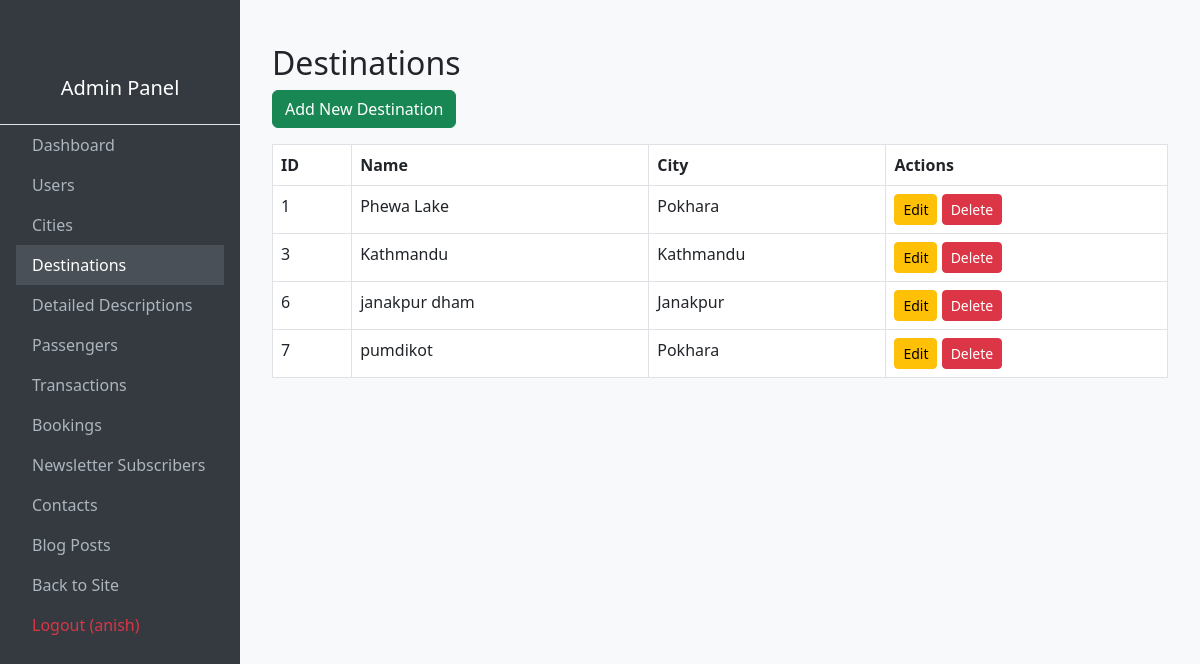
Page /admin-panel/destinations/ (signed in) on the committed database.
### yatra/models.py (models this page shows, shortened)
class Destination(models.Model):
    city = models.ForeignKey(City, on_delete=models.CASCADE, related_name="destinations")
    name = models.CharField(max_length=50)
    img1 = models.ImageField(upload_to='pics')
    img2 = models.ImageField(upload_to='pics')

class City(models.Model):
    name = models.CharField(max_length=50, unique=True)
    image = models.ImageField(upload_to='city_images/')
    description = models.TextField(blank=True)
    country = models.CharField(max_length=50, blank=True)
    slug = models.SlugField(unique=True, blank=True)

### adminpanel/views.py (the view)
# urls.py: path('destinations/', views.destination_list, name='admin_destination_list'),
@staff_member_required
def destination_list(request):
    destinations = Destination.objects.all()
    return render(request, 'adminpanel/destination_list.html', {'destinations': destinations})

### Templates/adminpanel/destination_list.html
{% extends "base.html" %}
{% block content %}
<div class="container mt-4">
    <h2>Destinations</h2>
    <a href="{% url 'admin_destination_create' %}" class="btn btn-success mb-3">Add New Destination</a>
    <table class="table table-bordered table-hover">
        <thead>
            <tr><th>ID</th><th>Name</th><th>City</th><th>Actions</th></tr>
        </thead>
        <tbody>
            {% for destination in destinations %}
            <tr>
                <td>{{ destination.id }}</td>
                <td>{{ destination.name }}</td>
                <td>{{ destination.city.name }}</td>
                <td>
                    <a href="{% url 'admin_destination_edit' destination.id %}" class="btn btn-warning btn-sm">Edit</a>
                    <a href="{% url 'admin_destination_delete' destination.id %}" class="btn btn-danger btn-sm">Delete</a>
                </td>
            </tr>
            {% empty %}
            <tr><td colspan="4">No destinations found.</td></tr>
            {% endfor %}
        </tbody>
    </table>
</div>
{% endblock %}

### Templates/base.html (shortened to what this page needs)
<!DOCTYPE html>
<html lang="en">
<head>
    <link href="https://cdn.jsdelivr.net/npm/bootstrap@5.3.0/dist/css/bootstrap.min.css" rel="stylesheet">
</head>
<body>
<div class="sidebar d-flex flex-column position-fixed">
    <div class="text-center py-3 border-bottom">
        <h5>Admin Panel</h5>
    </div>
    <nav class="nav flex-column px-3">
        <a class="nav-link {% if request.path == '/' or request.path == '/admin-panel/' %}active{% endif %}" href="{% url 'admin_dashboard' %}">Dashboard</a>
        <a class="nav-link {% if 'user' in request.path %}active{% endif %}" href="{% url 'admin_user_list' %}">Users</a>
        <a class="nav-link {% if 'city' in request.path %}active{% endif %}" href="{% url 'admin_city_list' %}">Cities</a>
        <a class="nav-link {% if 'destination' in request.path %}active{% endif %}" href="{% url 'admin_destination_list' %}">Destinations</a>
        <a class="nav-link {% if 'detail' in request.path %}active{% endif %}" href="{% url 'admin_detail_list' %}">Detailed Descriptions</a>
        <a class="nav-link {% if 'passenger' in request.path %}active{% endif %}" href="{% url 'admin_passenger_list' %}">Passengers</a>
        <a class="nav-link {% if 'transaction' in request.path %}active{% endif %}" href="{% url 'admin_transaction_list' %}">Transactions</a>
        <a class="nav-link {% if 'booking' in request.path %}active{% endif %}" href="{% url 'admin_booking_list' %}">Bookings</a>
        <a class="nav-link {% if 'newsletter' in request.path %}active{% endif %}" href="{% url 'admin_newsletter_list' %}">Newsletter Subscribers</a>
        <a class="nav-link {% if 'contact' in request.path %}active{% endif %}" href="{% url 'admin_contact_list' %}">Contacts</a>
        <a class="nav-link {% if 'blogpost' in request.path %}active{% endif %}" href="{% url 'admin_blogpost_list' %}">Blog Posts</a>
        <a class="nav-link" href="/">Back to Site</a>
        {% if request.user.is_authenticated %}
            <a class="nav-link text-danger" href="{% url 'logout' %}">Logout ({{ request.user.username }})</a>
        {% endif %}
    </nav>
</div>
<div class="content">
    {% block content %}
    {% endblock %}
</div>
</body>
</html>

### Templates/base.html (style rules this page uses)
body { min-height: 100vh; display: flex; }
.sidebar { width: 240px; background-color: #343a40; padding-top: 60px; position: fixed; top: 0; bottom: 0; color: white; overflow-y: auto; }
.sidebar .nav-link { color: #adb5bd; }
.sidebar .nav-link:hover, .sidebar .nav-link.active { background-color: #495057; color: white; }
.content { margin-left: 240px; padding: 20px; flex-grow: 1; background-color: #f8f9fa; width: 100%; }

### rows in the picture
Destination: id "1", name "Phewa Lake", city.name "Pokhara"
Destination: id "3", name "Kathmandu", city.name "Kathmandu"
Destination: id "6", name "janakpur dham", city.name "Janakpur"
Destination: id "7", name "pumdikot", city.name "Pokhara"

### other values in the picture
{{ request.user.username }} "anish"
